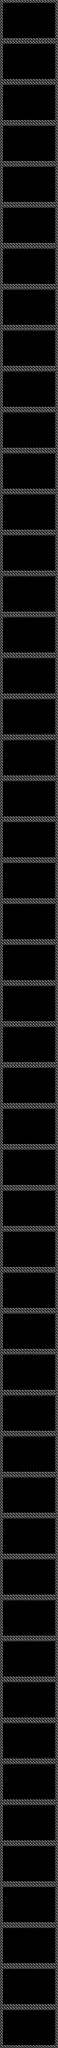

A 2D game scene composited from a Tiled map and its tileset images. What follows is a short description and the map's XML, with each tile layer's data collapsed to a summary:
An orthogonal 20x700 tile map with 16x16 px tiles, 1 tile layer (map_layer), 3 tilesets and 135 objects.

<map version="1.10" tiledversion="1.11.2" orientation="orthogonal" renderorder="right-down" width="20" height="700" tilewidth="16" tileheight="16" infinite="0" nextlayerid="3" nextobjectid="251">
 <tileset firstgid="1" source="ceres_tiles.tsx" />
 <tileset firstgid="3" source="enemy_markers.tsx" />
 <tileset firstgid="6" source="../level2/enemy_markers.tsx" />
 <layer id="1" name="map_layer" width="20" height="700">
  <data>[14000 cells, 3200 non-empty, 1 distinct tile ids]</data>
 </layer>
 <objectgroup id="2" name="enemy_layer">
  <object id="1" gid="5" x="-32" y="6128" width="24" height="24">
   <properties>
    <property name="damage" type="int" value="1" />
    <property name="enemy_type" type="int" value="0" />
    <property name="exportPosition" type="bool" value="true" />
    <property name="speed" type="float" value="3" />
   </properties>
  </object>
  <object id="2" gid="5" x="-96" y="6128" width="24" height="24">
   <properties>
    <property name="damage" type="int" value="1" />
    <property name="enemy_type" type="int" value="0" />
    <property name="exportPosition" type="bool" value="true" />
    <property name="speed" type="float" value="3" />
   </properties>
  </object>
  <object id="79" gid="5" x="-64" y="6128" width="24" height="24">
   <properties>
    <property name="damage" type="int" value="1" />
    <property name="enemy_type" type="int" value="0" />
    <property name="exportPosition" type="bool" value="true" />
    <property name="speed" type="float" value="3" />
   </properties>
  </object>
  <object id="81" gid="5" x="336" y="5424" width="24" height="24">
   <properties>
    <property name="damage" type="int" value="1" />
    <property name="enemy_type" type="int" value="0" />
    <property name="exportPosition" type="bool" value="true" />
    <property name="speed" type="float" value="3" />
   </properties>
  </object>
  <object id="84" gid="5" x="368" y="5024" width="24" height="24">
   <properties>
    <property name="damage" type="int" value="1" />
    <property name="enemy_type" type="int" value="0" />
    <property name="exportPosition" type="bool" value="true" />
    <property name="speed" type="float" value="3" />
   </properties>
  </object>
  <object id="88" gid="5" x="336" y="5024" width="24" height="24">
   <properties>
    <property name="damage" type="int" value="1" />
    <property name="enemy_type" type="int" value="0" />
    <property name="exportPosition" type="bool" value="true" />
    <property name="speed" type="float" value="3" />
   </properties>
  </object>
  <object id="94" gid="5" x="336" y="4320" width="24" height="24">
   <properties>
    <property name="damage" type="int" value="1" />
    <property name="enemy_type" type="int" value="0" />
    <property name="exportPosition" type="bool" value="true" />
    <property name="speed" type="float" value="3" />
   </properties>
  </object>
  <object id="99" gid="5" x="-32" y="3872" width="24" height="24">
   <properties>
    <property name="damage" type="int" value="1" />
    <property name="enemy_type" type="int" value="0" />
    <property name="exportPosition" type="bool" value="true" />
    <property name="speed" type="float" value="3" />
   </properties>
  </object>
  <object id="100" gid="5" x="336" y="3424" width="24" height="24">
   <properties>
    <property name="damage" type="int" value="1" />
    <property name="enemy_type" type="int" value="0" />
    <property name="exportPosition" type="bool" value="true" />
    <property name="speed" type="float" value="3" />
   </properties>
  </object>
  <object id="104" gid="5" x="-80" y="2976" width="24" height="24">
   <properties>
    <property name="damage" type="int" value="1" />
    <property name="enemy_type" type="int" value="0" />
    <property name="exportPosition" type="bool" value="true" />
    <property name="speed" type="float" value="3" />
   </properties>
  </object>
  <object id="105" gid="5" x="-32" y="2976" width="24" height="24">
   <properties>
    <property name="damage" type="int" value="1" />
    <property name="enemy_type" type="int" value="0" />
    <property name="exportPosition" type="bool" value="true" />
    <property name="speed" type="float" value="3" />
   </properties>
  </object>
  <object id="111" gid="5" x="336" y="2304" width="24" height="24">
   <properties>
    <property name="damage" type="int" value="1" />
    <property name="enemy_type" type="int" value="0" />
    <property name="exportPosition" type="bool" value="true" />
    <property name="speed" type="float" value="3" />
   </properties>
  </object>
  <object id="112" gid="5" x="384" y="2304" width="24" height="24">
   <properties>
    <property name="damage" type="int" value="1" />
    <property name="enemy_type" type="int" value="0" />
    <property name="exportPosition" type="bool" value="true" />
    <property name="speed" type="float" value="3" />
   </properties>
  </object>
  <object id="115" gid="5" x="336" y="1856" width="24" height="24">
   <properties>
    <property name="damage" type="int" value="1" />
    <property name="enemy_type" type="int" value="0" />
    <property name="exportPosition" type="bool" value="true" />
    <property name="speed" type="float" value="3" />
   </properties>
  </object>
  <object id="116" gid="5" x="384" y="1856" width="24" height="24">
   <properties>
    <property name="damage" type="int" value="1" />
    <property name="enemy_type" type="int" value="0" />
    <property name="exportPosition" type="bool" value="true" />
    <property name="speed" type="float" value="3" />
   </properties>
  </object>
  <object id="117" gid="5" x="-80" y="1632" width="24" height="24">
   <properties>
    <property name="damage" type="int" value="1" />
    <property name="enemy_type" type="int" value="0" />
    <property name="exportPosition" type="bool" value="true" />
    <property name="speed" type="float" value="3" />
   </properties>
  </object>
  <object id="118" gid="5" x="-32" y="1632" width="24" height="24">
   <properties>
    <property name="damage" type="int" value="1" />
    <property name="enemy_type" type="int" value="0" />
    <property name="exportPosition" type="bool" value="true" />
    <property name="speed" type="float" value="3" />
   </properties>
  </object>
  <object id="121" gid="5" x="336" y="1184" width="24" height="24">
   <properties>
    <property name="damage" type="int" value="1" />
    <property name="enemy_type" type="int" value="0" />
    <property name="exportPosition" type="bool" value="true" />
    <property name="speed" type="float" value="3" />
   </properties>
  </object>
  <object id="122" gid="5" x="384" y="1184" width="24" height="24">
   <properties>
    <property name="damage" type="int" value="1" />
    <property name="enemy_type" type="int" value="0" />
    <property name="exportPosition" type="bool" value="true" />
    <property name="speed" type="float" value="3" />
   </properties>
  </object>
  <object id="123" gid="5" x="-80" y="960" width="24" height="24">
   <properties>
    <property name="damage" type="int" value="1" />
    <property name="enemy_type" type="int" value="0" />
    <property name="exportPosition" type="bool" value="true" />
    <property name="speed" type="float" value="3" />
   </properties>
  </object>
  <object id="124" gid="5" x="-32" y="960" width="24" height="24">
   <properties>
    <property name="damage" type="int" value="1" />
    <property name="enemy_type" type="int" value="0" />
    <property name="exportPosition" type="bool" value="true" />
    <property name="speed" type="float" value="3" />
   </properties>
  </object>
  </objectgroup>
</map>
<!-- 114 of 135 objects omitted -->
